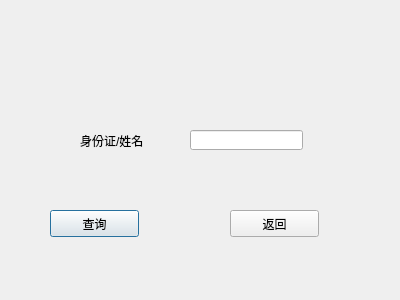
<?xml version="1.0" encoding="UTF-8"?>
<ui version="4.0">
 <class>Dialog1</class>
 <widget class="QDialog" name="Dialog1">
  <property name="geometry">
   <rect>
    <x>0</x>
    <y>0</y>
    <width>400</width>
    <height>300</height>
   </rect>
  </property>
  <property name="windowTitle">
   <string>Dialog</string>
  </property>
  <widget class="QLabel" name="label">
   <property name="geometry">
    <rect>
     <x>80</x>
     <y>130</y>
     <width>91</width>
     <height>21</height>
    </rect>
   </property>
   <property name="text">
    <string>身份证/姓名</string>
   </property>
  </widget>
  <widget class="QPushButton" name="pushButton">
   <property name="geometry">
    <rect>
     <x>50</x>
     <y>210</y>
     <width>89</width>
     <height>27</height>
    </rect>
   </property>
   <property name="text">
    <string>查询</string>
   </property>
  </widget>
  <widget class="QLineEdit" name="lineEdit">
   <property name="geometry">
    <rect>
     <x>190</x>
     <y>130</y>
     <width>113</width>
     <height>20</height>
    </rect>
   </property>
  </widget>
  <widget class="QPushButton" name="pushButton_2">
   <property name="geometry">
    <rect>
     <x>230</x>
     <y>210</y>
     <width>89</width>
     <height>27</height>
    </rect>
   </property>
   <property name="text">
    <string>返回</string>
   </property>
  </widget>
 </widget>
 <resources/>
 <connections>
  <connection>
   <sender>pushButton_2</sender>
   <signal>clicked()</signal>
   <receiver>Dialog1</receiver>
   <slot>close()</slot>
   <hints>
    <hint type="sourcelabel">
     <x>296</x>
     <y>225</y>
    </hint>
    <hint type="destinationlabel">
     <x>293</x>
     <y>250</y>
    </hint>
   </hints>
  </connection>
 </connections>
</ui>
